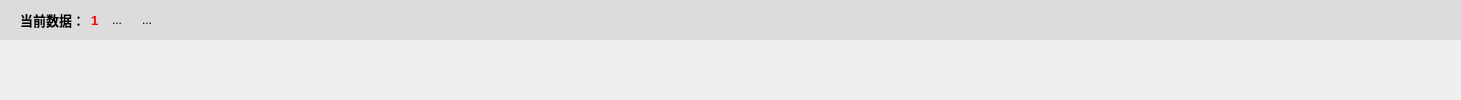
      <widget class="QWidget" name="page_Canvas_CWT">
       <property name="sizePolicy">
        <sizepolicy hsizetype="Expanding" vsizetype="Expanding">
         <horstretch>0</horstretch>
         <verstretch>0</verstretch>
        </sizepolicy>
       </property>
       <layout class="QGridLayout" name="gridLayout_Canvas_CWT">
        <property name="leftMargin">
         <number>0</number>
        </property>
        <property name="topMargin">
         <number>0</number>
        </property>
        <property name="rightMargin">
         <number>0</number>
        </property>
        <property name="bottomMargin">
         <number>0</number>
        </property>
        <property name="spacing">
         <number>0</number>
        </property>
        <item row="0" column="0">
         <widget class="QWidget" name="widget" native="true">
          <property name="sizePolicy">
           <sizepolicy hsizetype="Expanding" vsizetype="Expanding">
            <horstretch>0</horstretch>
            <verstretch>0</verstretch>
           </sizepolicy>
          </property>
          <property name="minimumSize">
           <size>
            <width>0</width>
            <height>40</height>
           </size>
          </property>
          <property name="maximumSize">
           <size>
            <width>16777215</width>
            <height>40</height>
           </size>
          </property>
          <property name="palette">
           <palette>
            <active>
             <colorrole role="Base">
              <brush brushstyle="SolidPattern">
               <color alpha="255">
                <red>255</red>
                <green>255</green>
                <blue>255</blue>
               </color>
              </brush>
             </colorrole>
             <colorrole role="Window">
              <brush brushstyle="SolidPattern">
               <color alpha="255">
                <red>220</red>
                <green>220</green>
                <blue>220</blue>
               </color>
              </brush>
             </colorrole>
            </active>
            <inactive>
             <colorrole role="Base">
              <brush brushstyle="SolidPattern">
               <color alpha="255">
                <red>255</red>
                <green>255</green>
                <blue>255</blue>
               </color>
              </brush>
             </colorrole>
             <colorrole role="Window">
              <brush brushstyle="SolidPattern">
               <color alpha="255">
                <red>220</red>
                <green>220</green>
                <blue>220</blue>
               </color>
              </brush>
             </colorrole>
            </inactive>
            <disabled>
             <colorrole role="Base">
              <brush brushstyle="SolidPattern">
               <color alpha="255">
                <red>220</red>
                <green>220</green>
                <blue>220</blue>
               </color>
              </brush>
             </colorrole>
             <colorrole role="Window">
              <brush brushstyle="SolidPattern">
               <color alpha="255">
                <red>220</red>
                <green>220</green>
                <blue>220</blue>
               </color>
              </brush>
             </colorrole>
            </disabled>
           </palette>
          </property>
          <property name="autoFillBackground">
           <bool>true</bool>
          </property>
          <layout class="QHBoxLayout" name="horizontalLayout">
           <property name="spacing">
            <number>6</number>
           </property>
           <property name="leftMargin">
            <number>20</number>
           </property>
           <property name="topMargin">
            <number>0</number>
           </property>
           <property name="rightMargin">
            <number>0</number>
           </property>
           <property name="bottomMargin">
            <number>0</number>
           </property>
           <item>
            <widget class="QLabel" name="label">
             <property name="font">
              <font>
               <pointsize>10</pointsize>
               <weight>75</weight>
               <bold>true</bold>
              </font>
             </property>
             <property name="text">
              <string>当前数据：</string>
             </property>
            </widget>
           </item>
           <item>
            <widget class="QLabel" name="label_number">
             <property name="palette">
              <palette>
               <active>
                <colorrole role="WindowText">
                 <brush brushstyle="SolidPattern">
                  <color alpha="255">
                   <red>255</red>
                   <green>0</green>
                   <blue>0</blue>
                  </color>
                 </brush>
                </colorrole>
               </active>
               <inactive>
                <colorrole role="WindowText">
                 <brush brushstyle="SolidPattern">
                  <color alpha="255">
                   <red>255</red>
                   <green>0</green>
                   <blue>0</blue>
                  </color>
                 </brush>
                </colorrole>
               </inactive>
               <disabled>
                <colorrole role="WindowText">
                 <brush brushstyle="SolidPattern">
                  <color alpha="255">
                   <red>120</red>
                   <green>120</green>
                   <blue>120</blue>
                  </color>
                 </brush>
                </colorrole>
               </disabled>
              </palette>
             </property>
             <property name="font">
              <font>
               <pointsize>10</pointsize>
               <weight>75</weight>
               <bold>true</bold>
              </font>
             </property>
             <property name="autoFillBackground">
              <bool>true</bool>
             </property>
             <property name="text">
              <string>1</string>
             </property>
            </widget>
           </item>
           <item>
            <widget class="QToolButton" name="toolButton_left">
             <property name="text">
              <string>...</string>
             </property>
             <property name="icon">
              <iconset>
               <normaloff>Util/ICO/left.png</normaloff>Util/ICO/left.png</iconset>
             </property>
             <property name="iconSize">
              <size>
               <width>25</width>
               <height>25</height>
              </size>
             </property>
             <property name="autoRaise">
              <bool>true</bool>
             </property>
            </widget>
           </item>
           <item>
            <widget class="QToolButton" name="toolButton_right">
             <property name="text">
              <string>...</string>
             </property>
             <property name="icon">
              <iconset>
               <normaloff>Util/ICO/right.png</normaloff>Util/ICO/right.png</iconset>
             </property>
             <property name="iconSize">
              <size>
               <width>25</width>
               <height>25</height>
              </size>
             </property>
             <property name="autoRaise">
              <bool>true</bool>
             </property>
            </widget>
           </item>
           <item>
            <spacer name="horizontalSpacer">
             <property name="orientation">
              <enum>Qt::Horizontal</enum>
             </property>
             <property name="sizeHint" stdset="0">
              <size>
               <width>1302</width>
               <height>20</height>
              </size>
             </property>
            </spacer>
           </item>
          </layout>
         </widget>
        </item>
        <item row="1" column="0">
         <widget class="QWidget" name="page_Canvas_CWT_Paint" native="true">
          <layout class="QGridLayout" name="gridLayout_Canvas_CWT_Paint"/>
         </widget>
        </item>
       </layout>
      </widget>
